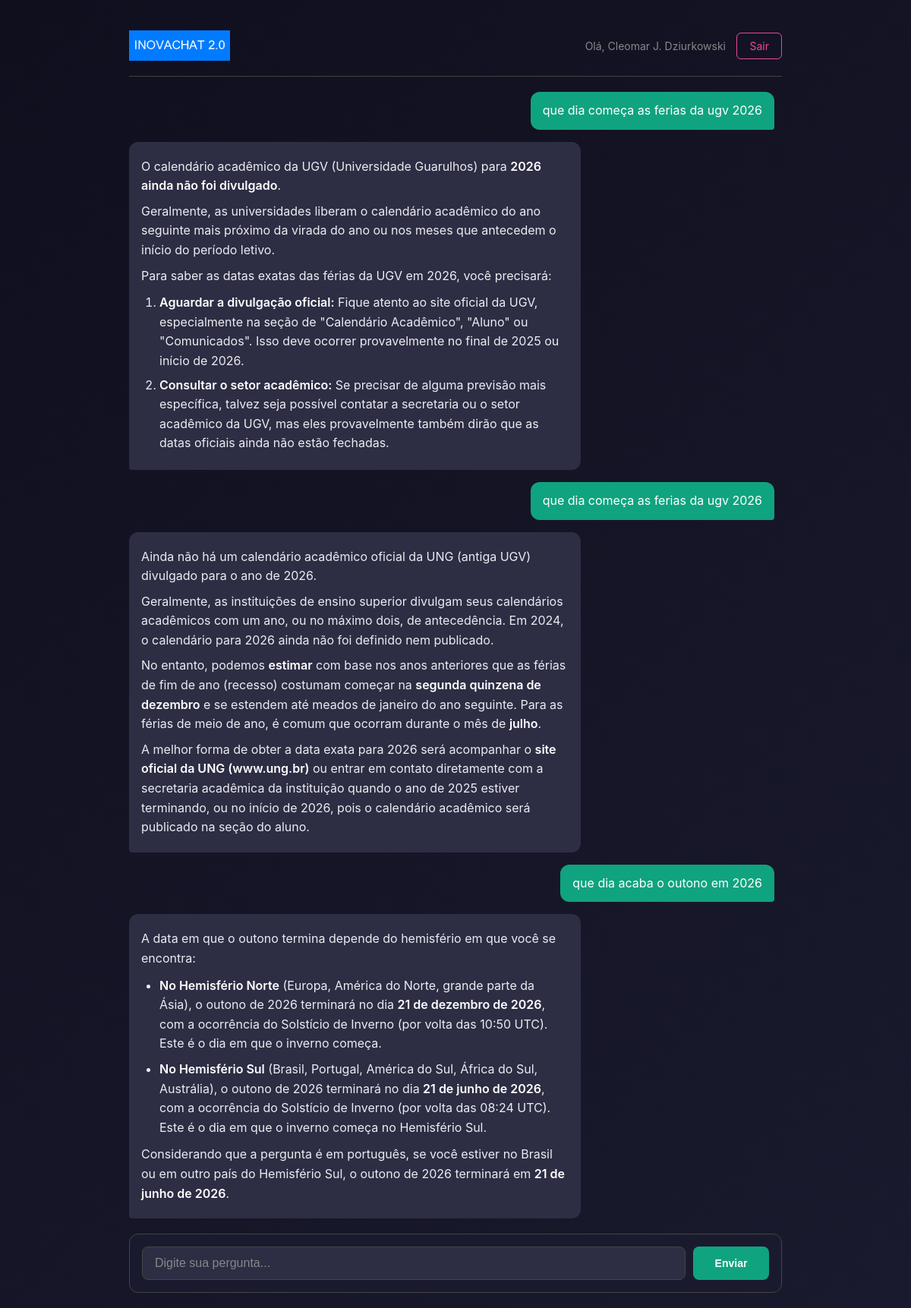
The app's page /chat (signed in) with its own data.
### app.py (models this page shows)
class Conversa(db.Model):
    id = db.Column(db.Integer, primary_key=True)
    usuario_id = db.Column(db.Integer)
    pergunta = db.Column(db.Text)
    resposta = db.Column(db.Text)
    data = db.Column(db.DateTime, default=datetime.utcnow)

### app.py (the view, shortened to what this page needs)
@app.route("/chat", methods=["GET", "POST"])
def chat():
    if "user_id" not in session:
        return redirect(url_for("login"))
    historico = Conversa.query.filter_by(
        usuario_id=session["user_id"]
    ).order_by(Conversa.id.desc()).all()
    return render_template("chat.html", historico=historico)

### app.py (called while the page is built)
@app.template_filter('markdown')
def markdown_filter(text):
    return markdown.markdown(
        text,
        extensions=['nl2br', 'fenced_code', 'tables', 'codehilite']
    ) if text else ''

### templates/chat.html (shortened to what this page needs)
{% extends 'base.html' %}{% block content %}
<div class="header">
    <img src="{{ url_for('static', filename='logo.png') }}" alt="INOVACHAT 2.0" style="height: 40px; margin-right: 20px;">
    <div>
        <span style="color: #888; font-size: 14px;">Olá, {{session.nome}}</span>
        <a href='/logout' style="margin-left: 10px;">Sair</a>
    </div>
</div>
<div class="chat-container" id="chatContainer">
    {% if historico|length == 0 %}
    <div class="empty-state">
        <h2 style="color: #ccc; margin-bottom: 10px;">Bem-vindo ao INOVACHAT 2.0</h2>
        <p>Comece uma conversa fazendo uma pergunta ao Gemini</p>
    </div>
    {% else %}
    {% for item in historico|reverse %}
    <div class="message user">
        <div class="message-content">{{ item.pergunta }}</div>
    </div>
    <div class="message assistant">
        <div class="message-content">{{ item.resposta|markdown|safe }}</div>
    </div>
    {% endfor %}
    {% endif %}
</div>
<div class="form-container">
    <form method='post' style="display: flex; gap: 10px; width: 100%;">
        <input
            type='text'
            name='pergunta'
            placeholder='Digite sua pergunta...'
            autocomplete='off'
            required
        >
        <button type='submit'>Enviar</button>
    </form>
</div>
{% endblock %}

### templates/base.html (shortened to what this page needs)
<!DOCTYPE html>
<html lang='pt-br'>
<head>
<link rel='stylesheet' href='{{ url_for("static", filename="style.css") }}'>
</head>
<body>
<div class='container'>
{% block content %}{% endblock %}
</div>
</body>
</html>

### static/style.css (style rules this page uses)
* { margin: 0; padding: 0; box-sizing: border-box; }
body { font-family: -apple-system, BlinkMacSystemFont, 'Segoe UI', 'Helvetica Neue', sans-serif; background: linear-gradient(135deg, #0f0f1e 0%, #1a1a2e 100%); color: #ececf1; min-height: 100vh; }
.container { max-width: 900px; margin: 0 auto; padding: 20px; display: flex; flex-direction: column; height: 100vh; }
.header { display: flex; justify-content: space-between; align-items: center; padding: 20px 0; border-bottom: 1px solid #444; margin-bottom: 20px; }
.header a { color: #ec4899; text-decoration: none; padding: 8px 16px; border: 1px solid #ec4899; border-radius: 6px; transition: all 0.3s; font-size: 14px; }
.chat-container { flex: 1; overflow-y: auto; display: flex; flex-direction: column; gap: 16px; margin-bottom: 20px; padding-right: 10px; }
.message { display: flex; gap: 12px; animation: slideIn 0.3s ease; }
.message.user { justify-content: flex-end; }
.message-content { max-width: 70%; padding: 12px 16px; border-radius: 12px; line-height: 1.6; word-wrap: break-word; }
.message.user .message-content { background: #10a37f; color: #fff; border-bottom-right-radius: 4px; }
.message.assistant .message-content { background: #2d2d44; color: #ececf1; border-bottom-left-radius: 4px; }
.message-content p { margin: 8px 0; }
.message-content ul, .message-content ol { margin: 10px 0; padding-left: 24px; }
.message-content li { margin: 6px 0; }
.message-content strong { color: #fff; font-weight: 600; }
.form-container { display: flex; gap: 10px; padding: 16px; background: #1a1a2e; border-radius: 12px; border: 1px solid #444; }
input[type="text"] { flex: 1; background: #2d2d44; border: 1px solid #444; color: #ececf1; padding: 12px 16px; border-radius: 8px; font-size: 16px; outline: none; transition: border-color 0.3s; }
input[type="text"]::placeholder { color: #888; }
button { background: #10a37f; color: white; border: none; padding: 12px 24px; border-radius: 8px; cursor: pointer; font-weight: 600; transition: all 0.3s; font-size: 14px; min-width: 100px; }
a { color: #10a37f; text-decoration: none; }

### records on screen
Conversa: pergunta "que dia começa as ferias da ugv 2026", resposta "O calendário acadêmico da UGV (Universidade Guarulhos) para 2026 ainda não foi divulgado . Geralmente, as universidades liberam o calendário acadêmico do ano seguinte mais próximo da virada do ano ou nos meses que antecedem o início do período letivo. Para saber as datas exatas das férias da UGV em 2026, você precisará: Aguardar a divulgação oficial: Fique atento ao site oficial da UGV, especialmente na seção de \"Calendário Acadêmico\", \"Aluno\" ou \"Comunicados\". Isso deve ocorrer provavelmente no final de 2025 ou início de 2026. Consultar o setor acadêmico: Se precisar de alguma previsão mais específica, talvez seja possível contatar a secretaria ou o setor acadêmico da UGV, mas eles…"
Conversa: pergunta "que dia começa as ferias da ugv 2026", resposta "Ainda não há um calendário acadêmico oficial da UNG (antiga UGV) divulgado para o ano de 2026. Geralmente, as instituições de ensino superior divulgam seus calendários acadêmicos com um ano, ou no máximo dois, de antecedência. Em 2024, o calendário para 2026 ainda não foi definido nem publicado. No entanto, podemos estimar com base nos anos anteriores que as férias de fim de ano (recesso) costumam começar na segunda quinzena de dezembro e se estendem até meados de janeiro do ano seguinte. Para as férias de meio de ano, é comum que ocorram durante o mês de julho . A melhor forma de obter a data exata para 2026 será acompanhar o site oficial da UNG (www.ung.br) ou entrar em contato…"
Conversa: pergunta "que dia acaba o outono em 2026", resposta "A data em que o outono termina depende do hemisfério em que você se encontra: No Hemisfério Norte (Europa, América do Norte, grande parte da Ásia), o outono de 2026 terminará no dia 21 de dezembro de 2026 , com a ocorrência do Solstício de Inverno (por volta das 10:50 UTC). Este é o dia em que o inverno começa. No Hemisfério Sul (Brasil, Portugal, América do Sul, África do Sul, Austrália), o outono de 2026 terminará no dia 21 de junho de 2026 , com a ocorrência do Solstício de Inverno (por volta das 08:24 UTC). Este é o dia em que o inverno começa no Hemisfério Sul. Considerando que a pergunta é em português, se você estiver no Brasil ou em outro país do Hemisfério Sul, o outono de 2026…"

### other values on screen
{{ session.nome }} "Cleomar J. Dziurkowski"
